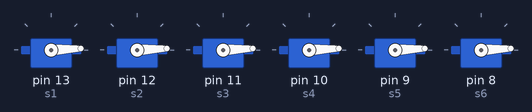
Bench run of a sketch on a simulated Arduino Uno, built with avr-gcc and run on an emulated ATmega328P. On the bench: 6 × servo.

Above: at 0.05 s.
At 1.55 s:
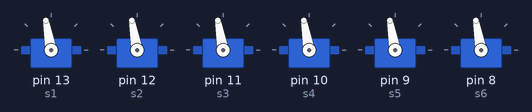
At 2.25 s:
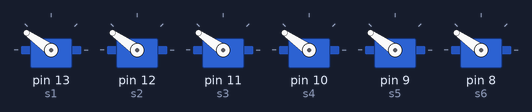
At 4.55 s:
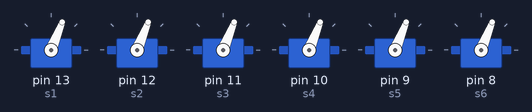
At 9.15 s:
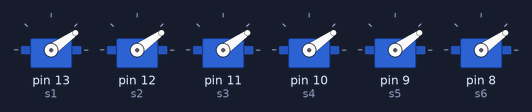
At 15.95 s:
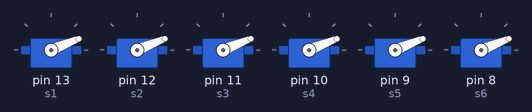
Timing chart, 0 to 25.1 s (numbered marks = the images above):
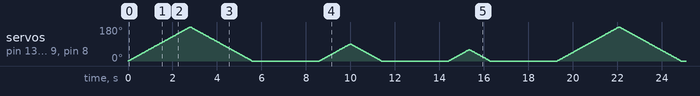

The sketch:

uit_for_moving_the_robot_s_arms_three_coordinated_movements1.ino
```cpp
// C++ code


#include <Servo.h>


int angel= 0;

Servo s1,s2,s3,s4,s5,s6;

void setup (){

 s1.attach(13);
 s2.attach(12);
 s3.attach(11);
 s4.attach(10);
 s5.attach(9);
 s6.attach(8);

}

void loop(){

  ///move one/////
  for (angel= 0; angel <= 180; angel += 1) {
    s1.write(angel);
    s2.write(angel);
    s3.write(angel);
    s4.write(angel);
    s5.write(angel);
    s6.write(angel);
    delay(15);
  }

  for (angel= 180; angel >= 0; angel -= 1) {
    s1.write(angel);
    s2.write(angel);
    s3.write(angel);
    s4.write(angel);
    s5.write(angel);
    s6.write(angel);
     delay(15);

  }
   delay(3000);
    ////move two//
   for (angel= 0; angel <= 90; angel += 1) {
    s1.write(angel);
    s2.write(angel);
    s3.write(angel);
    s4.write(angel);
    s5.write(angel);
    s6.write(angel);
    delay(15);
  }

  for (angel= 90; angel >= 0; angel -= 1) {
    s1.write(angel);
    s2.write(angel);
    s3.write(angel);
    s4.write(angel);
    s5.write(angel);
    s6.write(angel);
     delay(15);

  }
  delay(3000);
    ////move Three //
   for (angel= 0; angel <= 60; angel += 1) {
    s1.write(angel);
    s2.write(angel);
    s3.write(angel);
    s4.write(angel);
    s5.write(angel);
    s6.write(angel);
    delay(15);
  }

  for (angel= 60; angel >= 0; angel -= 1) {
    s1.write(angel);
    s2.write(angel);
    s3.write(angel);
    s4.write(angel);
    s5.write(angel);
    s6.write(angel);
     delay(15);

  }
delay(3000);
}
```
